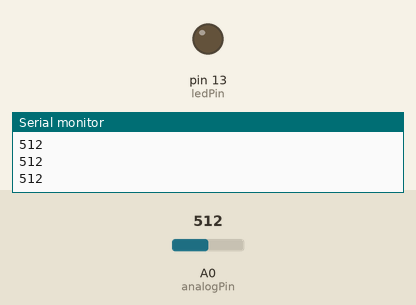
The sketch below on a simulated Arduino Uno, built with avr-gcc and run on an emulated ATmega328P. On the bench: output pins drawn as LEDs (lit = HIGH), the last lines printed to the serial monitor. The inputs (shaded band) are chosen by the test bench; at power-on: A0 (analogPin) = 512.

Above: at 1.2 s.
1.3 s: A0 (analogPin) set to 682
2.8 s: A0 (analogPin) set to 712
At 3.5 s:
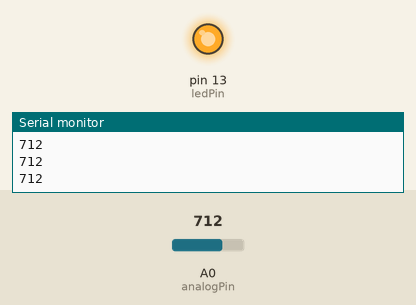
4.3 s: A0 (analogPin) set to 690
At 5.5 s:
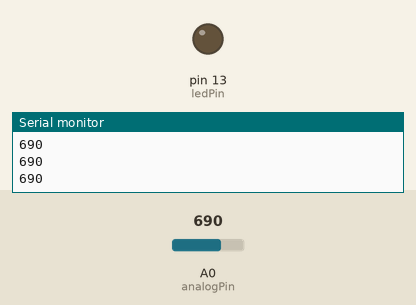
5.8 s: A0 (analogPin) set to 710
At 7.0 s:
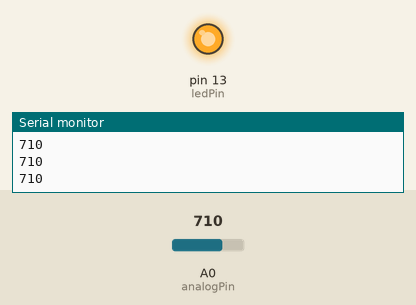
Timing chart, 0 to 8.3 s (numbered marks = the images above; inputs shaded):
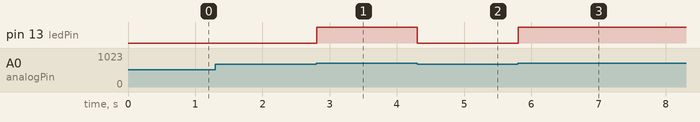

Measured:
- the behaviour switches between 700 and 701 on A0 (analogPin) (found by bisection; images 0 and 1)
- after the input at 2.8 s, pin 13 (ledPin): LOW → HIGH at once
- after the input at 4.3 s, pin 13 (ledPin): HIGH → LOW at once
- after the input at 5.8 s, pin 13 (ledPin): LOW → HIGH at once

The sketch:

LDRSensorContoll.ino
```cpp
// These constants won't change:
const int analogPin = A0;    // Analog pin that the sensor is attached to
const int ledPin = 13;       // pin that the LED is attached to
const int threshold = 700;   // an arbitrary threshold level that's in the range of the analog input

void setup() {
  // initialize the LED pin as an output:
  pinMode(ledPin, OUTPUT);
  // initialize serial communications:
  Serial.begin(9600);
}

void loop() {
  // read the value of the potentiometer:
  int analogValue = analogRead(analogPin);

  // if the analog value is high enough, turn on the LED:
  if (analogValue > threshold) {
    digitalWrite(ledPin, HIGH);
  } else {
    digitalWrite(ledPin, LOW);
  }

  // print the analog value:
  Serial.println(analogValue);
  delay(1);        // delay in between reads for stability
}
```
